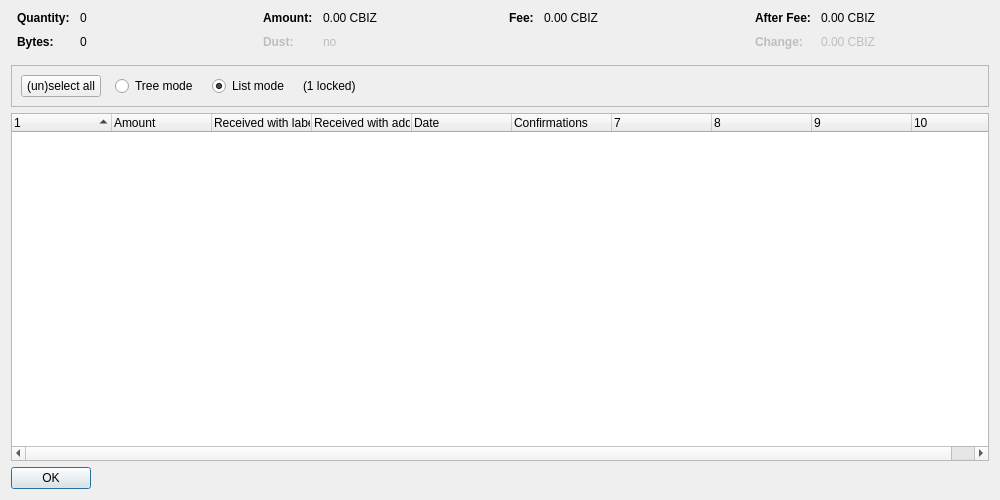
<?xml version="1.0" encoding="UTF-8"?>
<ui version="4.0">
 <class>CoinControlDialog</class>
 <widget class="QDialog" name="CoinControlDialog">
  <property name="geometry">
   <rect>
    <x>0</x>
    <y>0</y>
    <width>1000</width>
    <height>500</height>
   </rect>
  </property>
  <property name="windowTitle">
   <string>Coin Selection</string>
  </property>
  <layout class="QVBoxLayout" name="verticalLayout">
   <item>
    <layout class="QHBoxLayout" name="horizontalLayoutTop" stretch="0,0,0,0">
     <property name="topMargin">
      <number>0</number>
     </property>
     <property name="bottomMargin">
      <number>10</number>
     </property>
     <item>
      <layout class="QFormLayout" name="formLayoutCoinControl1">
       <property name="horizontalSpacing">
        <number>10</number>
       </property>
       <property name="verticalSpacing">
        <number>10</number>
       </property>
       <property name="leftMargin">
        <number>6</number>
       </property>
       <property name="rightMargin">
        <number>6</number>
       </property>
       <item row="0" column="0">
        <widget class="QLabel" name="labelCoinControlQuantityText">
         <property name="font">
          <font>
           <weight>75</weight>
           <bold>true</bold>
          </font>
         </property>
         <property name="text">
          <string>Quantity:</string>
         </property>
        </widget>
       </item>
       <item row="0" column="1">
        <widget class="QLabel" name="labelCoinControlQuantity">
         <property name="cursor">
          <cursorShape>IBeamCursor</cursorShape>
         </property>
         <property name="contextMenuPolicy">
          <enum>Qt::ActionsContextMenu</enum>
         </property>
         <property name="text">
          <string notr="true">0</string>
         </property>
         <property name="textInteractionFlags">
          <set>Qt::LinksAccessibleByMouse|Qt::TextSelectableByKeyboard|Qt::TextSelectableByMouse</set>
         </property>
        </widget>
       </item>
       <item row="1" column="0">
        <widget class="QLabel" name="labelCoinControlBytesText">
         <property name="font">
          <font>
           <weight>75</weight>
           <bold>true</bold>
          </font>
         </property>
         <property name="text">
          <string>Bytes:</string>
         </property>
        </widget>
       </item>
       <item row="1" column="1">
        <widget class="QLabel" name="labelCoinControlBytes">
         <property name="cursor">
          <cursorShape>IBeamCursor</cursorShape>
         </property>
         <property name="contextMenuPolicy">
          <enum>Qt::ActionsContextMenu</enum>
         </property>
         <property name="text">
          <string notr="true">0</string>
         </property>
         <property name="textInteractionFlags">
          <set>Qt::LinksAccessibleByMouse|Qt::TextSelectableByKeyboard|Qt::TextSelectableByMouse</set>
         </property>
        </widget>
       </item>
      </layout>
     </item>
     <item>
      <layout class="QFormLayout" name="formLayoutCoinControl2">
       <property name="horizontalSpacing">
        <number>10</number>
       </property>
       <property name="verticalSpacing">
        <number>10</number>
       </property>
       <property name="leftMargin">
        <number>6</number>
       </property>
       <property name="rightMargin">
        <number>6</number>
       </property>
       <item row="0" column="0">
        <widget class="QLabel" name="labelCoinControlAmountText">
         <property name="font">
          <font>
           <weight>75</weight>
           <bold>true</bold>
          </font>
         </property>
         <property name="text">
          <string>Amount:</string>
         </property>
        </widget>
       </item>
       <item row="0" column="1">
        <widget class="QLabel" name="labelCoinControlAmount">
         <property name="cursor">
          <cursorShape>IBeamCursor</cursorShape>
         </property>
         <property name="contextMenuPolicy">
          <enum>Qt::ActionsContextMenu</enum>
         </property>
         <property name="text">
          <string notr="true">0.00 CBIZ</string>
         </property>
         <property name="textInteractionFlags">
          <set>Qt::LinksAccessibleByMouse|Qt::TextSelectableByKeyboard|Qt::TextSelectableByMouse</set>
         </property>
        </widget>
       </item>
       <item row="1" column="0">
        <widget class="QLabel" name="labelCoinControlLowOutputText">
         <property name="enabled">
          <bool>false</bool>
         </property>
         <property name="font">
          <font>
           <weight>75</weight>
           <bold>true</bold>
          </font>
         </property>
         <property name="text">
          <string>Dust:</string>
         </property>
        </widget>
       </item>
       <item row="1" column="1">
        <widget class="QLabel" name="labelCoinControlLowOutput">
         <property name="enabled">
          <bool>false</bool>
         </property>
         <property name="cursor">
          <cursorShape>IBeamCursor</cursorShape>
         </property>
         <property name="contextMenuPolicy">
          <enum>Qt::ActionsContextMenu</enum>
         </property>
         <property name="text">
          <string notr="true">no</string>
         </property>
         <property name="textInteractionFlags">
          <set>Qt::LinksAccessibleByMouse|Qt::TextSelectableByKeyboard|Qt::TextSelectableByMouse</set>
         </property>
        </widget>
       </item>
      </layout>
     </item>
     <item>
      <layout class="QFormLayout" name="formLayoutCoinControl3">
       <property name="horizontalSpacing">
        <number>10</number>
       </property>
       <property name="verticalSpacing">
        <number>10</number>
       </property>
       <property name="leftMargin">
        <number>6</number>
       </property>
       <property name="rightMargin">
        <number>6</number>
       </property>
       <item row="0" column="0">
        <widget class="QLabel" name="labelCoinControlFeeText">
         <property name="font">
          <font>
           <weight>75</weight>
           <bold>true</bold>
          </font>
         </property>
         <property name="text">
          <string>Fee:</string>
         </property>
        </widget>
       </item>
       <item row="0" column="1">
        <widget class="QLabel" name="labelCoinControlFee">
         <property name="cursor">
          <cursorShape>IBeamCursor</cursorShape>
         </property>
         <property name="contextMenuPolicy">
          <enum>Qt::ActionsContextMenu</enum>
         </property>
         <property name="text">
          <string notr="true">0.00 CBIZ</string>
         </property>
         <property name="textInteractionFlags">
          <set>Qt::LinksAccessibleByMouse|Qt::TextSelectableByKeyboard|Qt::TextSelectableByMouse</set>
         </property>
        </widget>
       </item>
      </layout>
     </item>
     <item>
      <layout class="QFormLayout" name="formLayoutCoinControl4">
       <property name="horizontalSpacing">
        <number>10</number>
       </property>
       <property name="verticalSpacing">
        <number>10</number>
       </property>
       <property name="leftMargin">
        <number>6</number>
       </property>
       <property name="rightMargin">
        <number>6</number>
       </property>
       <item row="0" column="0">
        <widget class="QLabel" name="labelCoinControlAfterFeeText">
         <property name="font">
          <font>
           <weight>75</weight>
           <bold>true</bold>
          </font>
         </property>
         <property name="text">
          <string>After Fee:</string>
         </property>
        </widget>
       </item>
       <item row="0" column="1">
        <widget class="QLabel" name="labelCoinControlAfterFee">
         <property name="cursor">
          <cursorShape>IBeamCursor</cursorShape>
         </property>
         <property name="contextMenuPolicy">
          <enum>Qt::ActionsContextMenu</enum>
         </property>
         <property name="text">
          <string notr="true">0.00 CBIZ</string>
         </property>
         <property name="textInteractionFlags">
          <set>Qt::LinksAccessibleByMouse|Qt::TextSelectableByKeyboard|Qt::TextSelectableByMouse</set>
         </property>
        </widget>
       </item>
       <item row="1" column="0">
        <widget class="QLabel" name="labelCoinControlChangeText">
         <property name="enabled">
          <bool>false</bool>
         </property>
         <property name="font">
          <font>
           <weight>75</weight>
           <bold>true</bold>
          </font>
         </property>
         <property name="text">
          <string>Change:</string>
         </property>
        </widget>
       </item>
       <item row="1" column="1">
        <widget class="QLabel" name="labelCoinControlChange">
         <property name="enabled">
          <bool>false</bool>
         </property>
         <property name="cursor">
          <cursorShape>IBeamCursor</cursorShape>
         </property>
         <property name="contextMenuPolicy">
          <enum>Qt::ActionsContextMenu</enum>
         </property>
         <property name="text">
          <string notr="true">0.00 CBIZ</string>
         </property>
         <property name="textInteractionFlags">
          <set>Qt::LinksAccessibleByMouse|Qt::TextSelectableByKeyboard|Qt::TextSelectableByMouse</set>
         </property>
        </widget>
       </item>
      </layout>
     </item>
    </layout>
   </item>
   <item>
    <widget class="QFrame" name="frame">
     <property name="minimumSize">
      <size>
       <width>0</width>
       <height>40</height>
      </size>
     </property>
     <property name="frameShape">
      <enum>QFrame::StyledPanel</enum>
     </property>
     <property name="frameShadow">
      <enum>QFrame::Sunken</enum>
     </property>
     <layout class="QHBoxLayout" name="horizontalLayout">
      <item>
       <layout class="QHBoxLayout" name="horizontalLayoutPanel" stretch="0,0,0,0,0">
        <property name="spacing">
         <number>14</number>
        </property>
        <item>
         <widget class="QPushButton" name="pushButtonSelectAll">
          <property name="sizePolicy">
           <sizepolicy hsizetype="Maximum" vsizetype="Fixed">
            <horstretch>0</horstretch>
            <verstretch>0</verstretch>
           </sizepolicy>
          </property>
          <property name="text">
           <string>(un)select all</string>
          </property>
          <property name="autoDefault">
           <bool>false</bool>
          </property>
         </widget>
        </item>
        <item>
         <widget class="QRadioButton" name="radioTreeMode">
          <property name="sizePolicy">
           <sizepolicy hsizetype="Maximum" vsizetype="Fixed">
            <horstretch>0</horstretch>
            <verstretch>0</verstretch>
           </sizepolicy>
          </property>
          <property name="text">
           <string>Tree mode</string>
          </property>
         </widget>
        </item>
        <item>
         <widget class="QRadioButton" name="radioListMode">
          <property name="sizePolicy">
           <sizepolicy hsizetype="Maximum" vsizetype="Fixed">
            <horstretch>0</horstretch>
            <verstretch>0</verstretch>
           </sizepolicy>
          </property>
          <property name="text">
           <string>List mode</string>
          </property>
          <property name="checked">
           <bool>true</bool>
          </property>
         </widget>
        </item>
        <item>
         <widget class="QLabel" name="labelLocked">
          <property name="text">
           <string notr="true">(1 locked)</string>
          </property>
         </widget>
        </item>
        <item>
         <spacer name="horizontalSpacer">
          <property name="orientation">
           <enum>Qt::Horizontal</enum>
          </property>
          <property name="sizeHint" stdset="0">
           <size>
            <width>40</width>
            <height>20</height>
           </size>
          </property>
         </spacer>
        </item>
       </layout>
      </item>
     </layout>
    </widget>
   </item>
   <item>
    <widget class="CoinControlTreeWidget" name="treeWidget">
     <property name="contextMenuPolicy">
      <enum>Qt::CustomContextMenu</enum>
     </property>
     <property name="sortingEnabled">
      <bool>false</bool>
     </property>
     <property name="columnCount">
      <number>10</number>
     </property>
     <attribute name="headerShowSortIndicator" stdset="0">
      <bool>true</bool>
     </attribute>
     <attribute name="headerStretchLastSection">
      <bool>false</bool>
     </attribute>
     <column>
      <property name="text">
       <string/>
      </property>
     </column>
     <column>
      <property name="text">
       <string>Amount</string>
      </property>
     </column>
     <column>
      <property name="text">
       <string>Received with label</string>
      </property>
     </column>
     <column>
      <property name="text">
       <string>Received with address</string>
      </property>
     </column>
     <column>
      <property name="text">
       <string>Date</string>
      </property>
     </column>
     <column>
      <property name="text">
       <string>Confirmations</string>
      </property>
      <property name="toolTip">
       <string>Confirmed</string>
      </property>
     </column>
     <column>
      <property name="text">
       <string/>
      </property>
     </column>
     <column>
      <property name="text">
       <string/>
      </property>
     </column>
     <column>
      <property name="text">
       <string/>
      </property>
     </column>
     <column>
      <property name="text">
       <string/>
      </property>
     </column>
    </widget>
   </item>
   <item>
    <widget class="QDialogButtonBox" name="buttonBox">
     <property name="sizePolicy">
      <sizepolicy hsizetype="Maximum" vsizetype="Fixed">
       <horstretch>0</horstretch>
       <verstretch>0</verstretch>
      </sizepolicy>
     </property>
     <property name="orientation">
      <enum>Qt::Horizontal</enum>
     </property>
     <property name="standardButtons">
      <set>QDialogButtonBox::Ok</set>
     </property>
    </widget>
   </item>
  </layout>
 </widget>
 <customwidgets>
  <customwidget>
   <class>CoinControlTreeWidget</class>
   <extends>QTreeWidget</extends>
   <header>coincontroltreewidget.h</header>
  </customwidget>
 </customwidgets>
 <resources/>
 <connections/>
</ui>
